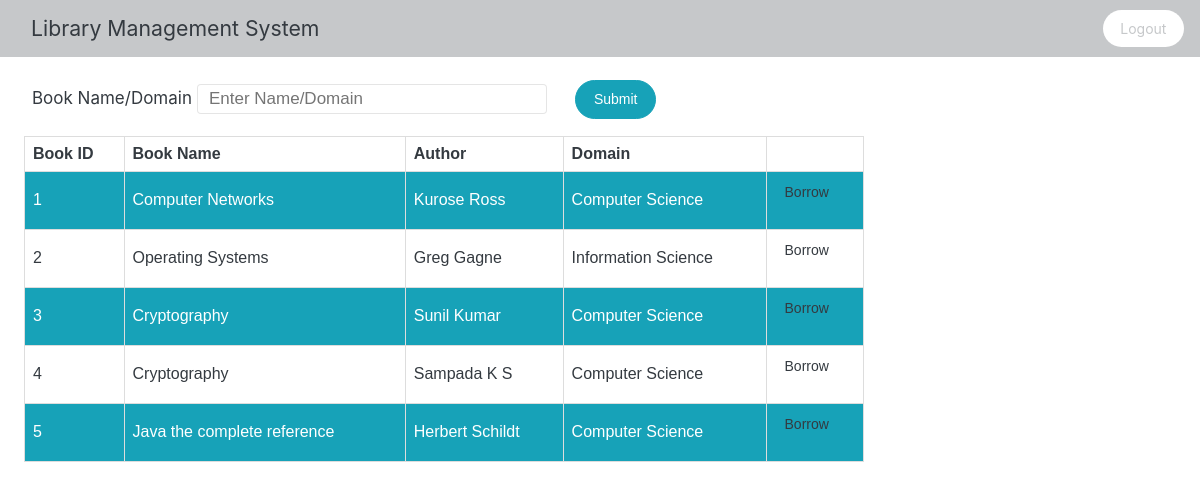
The page /myphpproject/SearchBook.php on the database its author committed.
### tables this page shows
CREATE TABLE `Book` (
  `Book_id` varchar(50) NOT NULL,
  `Book_Name` varchar(255) NOT NULL,
  `Author` text NOT NULL,
  `Publisher` text NOT NULL,
  `No_of_copies` int(11) DEFAULT NULL,
  `Domain` text DEFAULT NULL
);

### myphpproject/SearchBook.php (the view, shortened to what this page needs)
<html>
    <head>
    </head>
    <link rel="stylesheet" href="style.css">
    <body>
        <div class="navbar navbar-expand-lg fixed-top navbar-light bg-light">
            <div class="container navbar-brand">Library Management System</div>
                <a href="./logout.php" class="logout-button">Logout</a>
        </div>
        <form action="" method="POST" style="margin-top:5rem; margin-left:2rem; margin-bottom: 1rem;">
                <label for="usn" class="col-sm-2">Book Name/Domain </label>
                <input type="text" name='book' class="form" placeholder="Enter Name/Domain">
            <input class="btn btn-primary" type="submit" name="submit" style="margin-left:2%;">
        </form>
        <table>
        <?php
            require 'connection.php';
            if(isset($_POST['submit']))
                {
                    $book=$_POST['book'];
                    $result=mysqli_query($conn,"Select * from Book where (Book_name LIKE '%$book%' OR Domain LIKE '%$book%')");
                    if($result){
                    echo "<tr>
                            <th>Book ID</th>
                            <th>Book Name</th>
                            <th>Author</th>
                            <th>Domain</th>
                            <th></th>
                          </tr>";
                    while($row=mysqli_fetch_assoc($result))
                    {
                        echo "<tr>";
                        echo "<td>" .$row['Book_id']. "</td>";
                        echo "<td>".$row['Book_Name']."</td>";
                        echo "<td>".$row['Author']."</td>";
                        echo "<td>".$row['Domain']."</td>";
                        echo "<td><form action='BorrowBook.php' method='GET'>
                        <input type=hidden name='bid' value=".$row["Book_id"]." >
                        <input type=submit class='button' value=Borrow name='borrow'>
                        </form>
                        </td>
                        </tr>";
                    }
                 }
            }
            else
            {
                $query1=mysqli_query($conn,"Select * from Book");
                if($query1)
                {
                    echo "<tr>
                            <th>Book ID</th>
                            <th>Book Name</th>
                            <th>Author</th>
                            <th>Domain</th>
                            <th></th>
                          </tr>";
                    while($row=mysqli_fetch_assoc($query1))
                    {
                        echo "<tr>";
                        echo "<td>" .$row['Book_id']. "</td>";
                        echo "<td>".$row['Book_Name']."</td>";
                        echo "<td>".$row['Author']."</td>";
                        echo "<td>".$row['Domain']."</td>";
                        echo "<td><form action='BorrowBook.php' method='GET'>
                        <input type=hidden name='bid' value=".$row["Book_id"]." >
                        <input type=submit class='button' value=Borrow name='borrow' >
                        </form>
                        </td>
                        </tr>";
                    }
                }
            }
        ?>
        </table>
</html>

### myphpproject/style.css (style rules this page uses)
body { margin: 0; font-family: -apple-system, BlinkMacSystemFont, "Segoe UI", Roboto, "Helvetica Neue", Arial, "Noto Sans", sans-serif, "Apple Color Emoji", "Segoe UI Emoji", "Segoe UI Symbol", "Noto Color Emoji"; font-size: 1.063rem; font-weight: 400; line-height: 1.5; color: #343a40; text-align: left; background-color: #fff; }
.navbar { position: relative; display: flex; flex-wrap: wrap; align-items: center; justify-content: space-between; padding: 0.5rem 1rem; margin-bottom: 2%; }
.fixed-top { position: fixed; top: 0; right: 0; left: 0; z-index: 1030; }
.navbar-expand-lg { flex-flow: row nowrap; justify-content: flex-start; }
.navbar-light .navbar-brand { color: #343a40; }
.bg-light { background-color: #c6c8ca; border-color: #95999c; }
.navbar-brand { display: inline-block; padding-top: 0.3006875rem; padding-bottom: 0.3006875rem; margin-right: 1rem; font-size: 1.32875rem; line-height: inherit; white-space: nowrap; }
.container { width: 100%; padding-right: 15px; padding-left: 15px; margin-right: auto; margin-left: auto; }
form { margin-left: 3%; }
label { display: inline-block; margin-bottom: 0.5rem; }
.btn { font-weight: 400; color: #343a40; text-align: center; vertical-align: middle; background-color: transparent; border: 1px solid transparent; padding: 0.5rem 1.1rem; font-size: 0.875rem; line-height: 1.5; border-radius: 1.5rem; }
.logout-button { color: #c6c8ca; text-align: center; vertical-align: middle; background-color: white; padding: 0.5rem 1.1rem; font-size: 0.875rem; line-height: 1.5; border-radius: 1.5rem; text-decoration: none; }
.btn-primary { color: #fff; background-color: #17a2b8; border-color: #17a2b8; }

### myphpproject/SearchBook.php (style rules this page uses)
table { font-family: arial, sans-serif; border-collapse: collapse; width: 70%; margin-left: 2%; }
td, th { border: 1px solid #dddddd; text-align: left; padding: 8px; }
tr:nth-child(even) { background-color:#17a2b8; color: white; }
.form { width: 30%; height:30px; padding: 0.25rem 0.7rem; font-size: 1.063rem; font-weight: 400; line-height: 1.5; color: #495057; background-color: #fff; background-clip: padding-box; border: 1px solid rgba(0, 0, 0, 0.1); border-radius: 0.25rem; }
.button { font-weight: 400; color: #343a40; text-align: center; vertical-align: middle; background-color: transparent; border: 1px solid transparent; font-size: 0.875rem; line-height: 1.5; }

### rows shown on the page
book: Book_id "1", Book_Name "Computer Networks", Author "Kurose Ross", Domain "Computer Science"
book: Book_id "2", Book_Name "Operating Systems", Author "Greg Gagne", Domain "Information Science"
book: Book_id "3", Book_Name "Cryptography", Author "Sunil Kumar", Domain "Computer Science"
book: Book_id "4", Book_Name "Cryptography", Author "Sampada K S", Domain "Computer Science"
book: Book_id "5", Book_Name "Java the complete reference", Author "Herbert Schildt", Domain "Computer Science"
